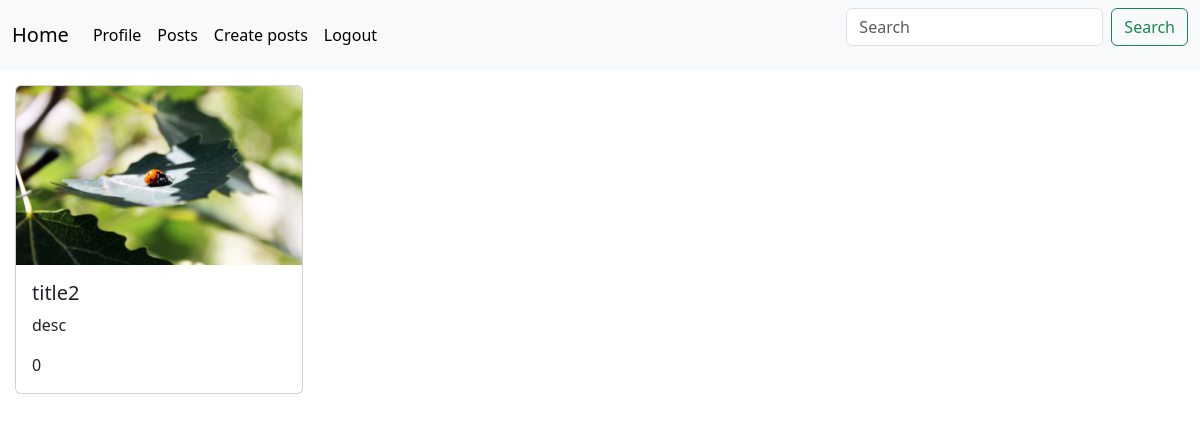
The app's page /posts/2/ (signed in), older data.
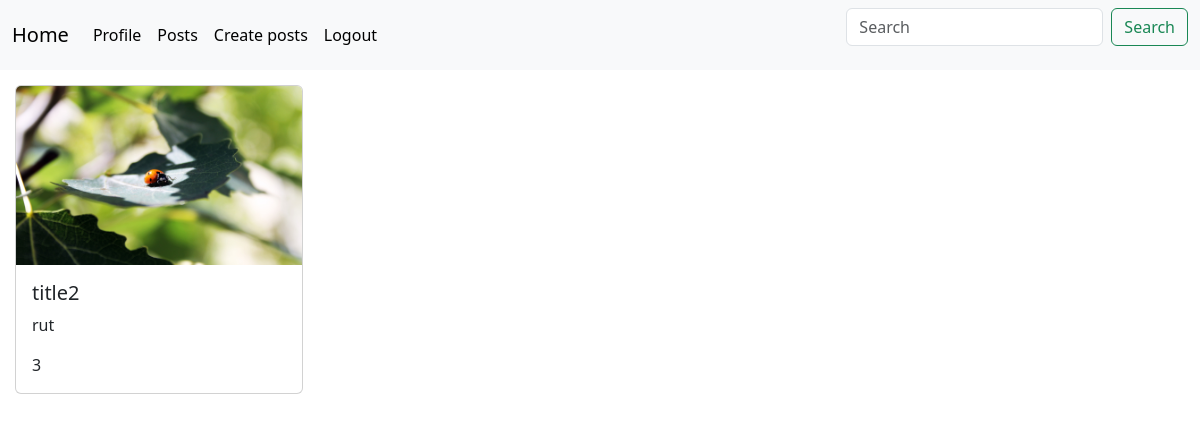
The same page, newer data.
### posts/models.py (models this page shows, shortened)
class Post(models.Model):
    image = models.ImageField(null=True, blank=True)
    title = models.CharField(max_length=100)
    description = models.CharField(max_length=250, null=True, blank=True)
    category = models.ForeignKey(
        Category, on_delete=models.CASCADE, null=True, blank=True)
    tags = models.ManyToManyField(Tag, blank=True)
    rate = models.IntegerField(default=0)
    author = models.ForeignKey(User, on_delete=models.CASCADE, null=True,blank=True)
    created_at = models.DateTimeField(auto_now_add=True, null=True)
    updated_at = models.DateTimeField(auto_now=True, null=True)

### posts/views.py (the view)
# urls.py: path('posts/<int:post_id>/',posts_detail_view),
@login_required(login_url='/login/')
def posts_detail_view(request,post_id):
    if request.method == 'GET':
        post = Post.objects.get(id=post_id)
        return render(request,'posts/posts_detail.html',context = {'post':post})

### templates/posts/posts_detail.html (shortened to what this page needs)
{% extends 'main.html' %}
{% block content %}
<div class="card" style="width: 18rem; margin: 15px;">
  {% if post.image %}
  <img src="{{ post.image.url }}" class="card-img-top" alt="...">
  {% else %}
  <img src="/static/img.png" class="card-img-top" alt="...">
  {% endif %}
  <div class="card-body">
    <h5 class="card-title">{{post.title}}</h5>
    <p class="card-text">{{post.description}}</p>
    <p class="card-text">{{post.rate}}</p>
  </div>
</div>
{% endblock %}

Row changes from the older to the newer data that the page shows:
changed Post "title2": description "desc" → "rut"; rate "0" → "3"
